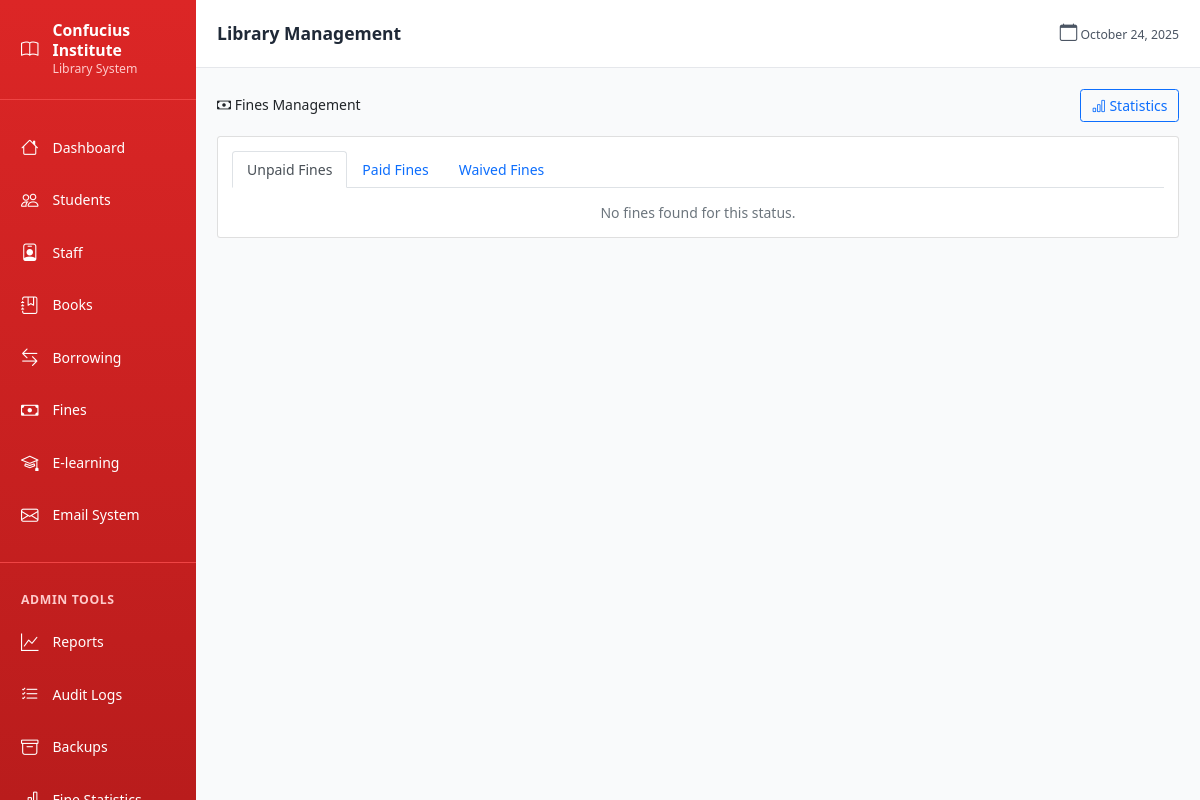
The app's page /fines/ (signed in), older data.
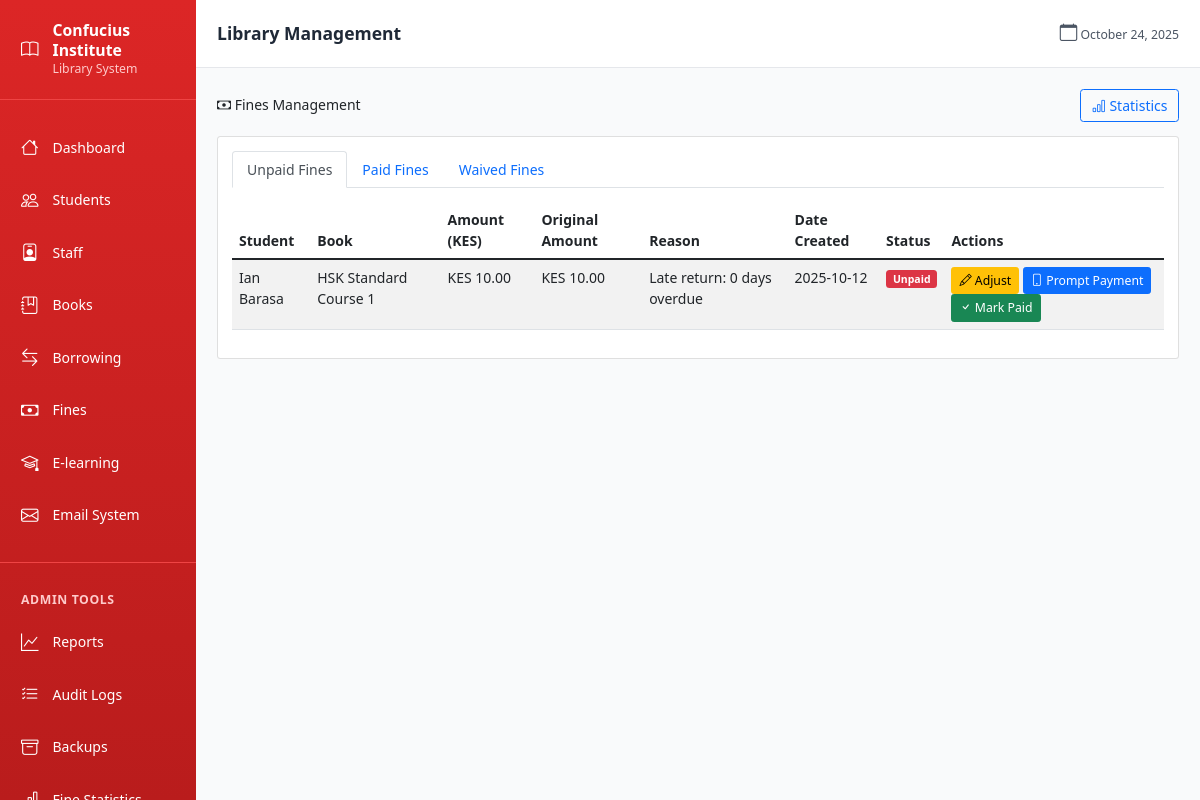
The same page, newer data.
### models.py (models this page shows, shortened)
class Fine(db.Model):
    id = db.Column(db.Integer, primary_key=True)
    student_id = db.Column(db.Integer, db.ForeignKey('student.id'), nullable=False)
    borrow_record_id = db.Column(db.Integer, db.ForeignKey('borrow_record.id'), nullable=False)
    amount = db.Column(db.Float, nullable=False)  # Amount in KES
    original_amount = db.Column(db.Float, nullable=True)  # Original fine amount before adjustments
    reason = db.Column(db.String(200), default='Late return')
    paid = db.Column(db.Boolean, default=False)
    paid_at = db.Column(db.DateTime, nullable=True)
    waived = db.Column(db.Boolean, default=False)
    waived_at = db.Column(db.DateTime, nullable=True)
    waived_by = db.Column(db.Integer, db.ForeignKey('user.id'), nullable=True)
    waiver_reason = db.Column(db.Text, nullable=True)
    adjustment_amount = db.Column(db.Float, default=0.0)  # Amount adjusted (positive or negative)
    created_at = db.Column(db.DateTime, default=datetime.utcnow)
    borrow_record = db.relationship('BorrowRecord', backref='fine_ref', lazy=True)
    waived_by_user = db.relationship('User', backref='waived_fines', lazy=True)

class Student(db.Model):
    id = db.Column(db.Integer, primary_key=True)
    name = db.Column(db.String(100), nullable=False)
    registration_number = db.Column(db.String(50), unique=True, nullable=True)  # UoN students
    id_number = db.Column(db.String(20), unique=True, nullable=True)  # Kenyan non-UoN
    passport_number = db.Column(db.String(20), unique=True, nullable=True)  # International
    email = db.Column(db.String(120), nullable=False)
    phone = db.Column(db.String(20))
    membership_status = db.Column(db.String(20), default='active')  # active, suspended, expired
    created_at = db.Column(db.DateTime, default=datetime.utcnow)
    borrow_records = db.relationship('BorrowRecord', backref='student_ref', lazy=True)
    fines = db.relationship('Fine', backref='student_ref', lazy=True)

class Book(db.Model):
    id = db.Column(db.Integer, primary_key=True)
    title = db.Column(db.String(200), nullable=False)
    author = db.Column(db.String(200))
    publisher = db.Column(db.String(200))
    isbn = db.Column(db.String(20), unique=True, nullable=True)
    unique_id = db.Column(db.String(50), unique=True, nullable=False)
    category_id = db.Column(db.Integer, db.ForeignKey('category.id'), nullable=True)
    total_copies = db.Column(db.Integer, default=1)
    shelf_location = db.Column(db.String(50))
    created_at = db.Column(db.DateTime, default=datetime.utcnow)
    borrow_records = db.relationship('BorrowRecord', backref='book_ref', lazy=True)

### blueprints/fines.py (the view)
@fines_bp.route('/')
@login_required
def list_fines():
    status = request.args.get('status', 'unpaid')
    query = Fine.query
    if status == 'unpaid':
        query = query.filter_by(paid=False, waived=False)
    elif status == 'paid':
        query = query.filter_by(paid=True)
    elif status == 'waived':
        query = query.filter_by(waived=True)
    fines = query.order_by(Fine.created_at.desc()).all()
    return render_template('fines/list.html', fines=fines, status=status)

### templates/fines/list.html (shortened to what the changed rows need)
{% extends "base.html" %}
{% block content %}
<div class="d-flex justify-content-between align-items-center mb-3">
    <h2><i class="bi bi-cash"></i> Fines Management</h2>
</div>
<div class="card">
    <div class="card-body">
        {% if fines %}
        <div class="table-responsive">
            <table class="table table-striped">
                <thead>
                    <tr>
                        <th>Student</th>
                        <th>Book</th>
                        <th>Amount (KES)</th>
                        <th>Original Amount</th>
                        <th>Reason</th>
                        <th>Date Created</th>
                        <th>Status</th>
                        <th>Actions</th>
                    </tr>
                </thead>
                <tbody>
                    {% for fine in fines %}
                    <tr>
                        <td>{{ fine.student_ref.name }}</td>
                        <td>{{ fine.borrow_record.book_ref.title }}</td>
                        <td>KES {{ "%.2f"|format(fine.amount) }}</td>
                        <td>KES {{ "%.2f"|format(fine.original_amount or fine.amount) }}</td>
                        <td>{{ fine.reason }}</td>
                        <td>{{ fine.created_at.strftime('%Y-%m-%d') }}</td>
                        <td>
                            {% if fine.waived %}
                                <span class="badge bg-info">Waived</span>
                            {% elif fine.paid %}
                                <span class="badge bg-success">Paid</span>
                            {% else %}
                                <span class="badge bg-danger">Unpaid</span>
                            {% endif %}
                        </td>
                        <td>
                            {% if not fine.paid and not fine.waived %}
                            <a href="{{ url_for('fines.adjust_fine', fine_id=fine.id) }}"
                               class="btn btn-sm btn-warning">
                                <i class="bi bi-pencil"></i> Adjust
                            </a>
                            <form method="POST" action="{{ url_for('fines.prompt_payment', fine_id=fine.id) }}" style="display: inline;">
                                <button type="submit" class="btn btn-sm btn-primary" onclick="return confirm('Send M-Pesa payment request to student?')">
                                    <i class="bi bi-phone"></i> Prompt Payment
                                </button>
                            </form>
                            <form method="POST" action="{{ url_for('fines.pay_fine', fine_id=fine.id) }}" style="display: inline;">
                                <button type="submit" class="btn btn-sm btn-success" onclick="return confirm('Mark this fine as paid?')">
                                    <i class="bi bi-check"></i> Mark Paid
                                </button>
                            </form>
                            {% endif %}
                        </td>
                    </tr>
                    {% endfor %}
                </tbody>
            </table>
        </div>
        {% else %}
        <div class="text-center">
            <p class="text-muted">No fines found for this status.</p>
        </div>
        {% endif %}
    </div>
</div>
{% endblock %}

Row changes from the older to the newer data that the page shows:
added Fine: student_ref.name "Ian Barasa", borrow_record.book_ref "HSK Standard Course 1", amount "10.00", original_amount+amount "10.00", reason "Late return: 0 days overdue", created_at "2025-10-12", waived "Unpaid"
Text that changed along with them:
text no longer shown: "No fines found for this status."
text now shown: "Student Book Amount (KES) Original Amount Reason Date Created Status Actions"
